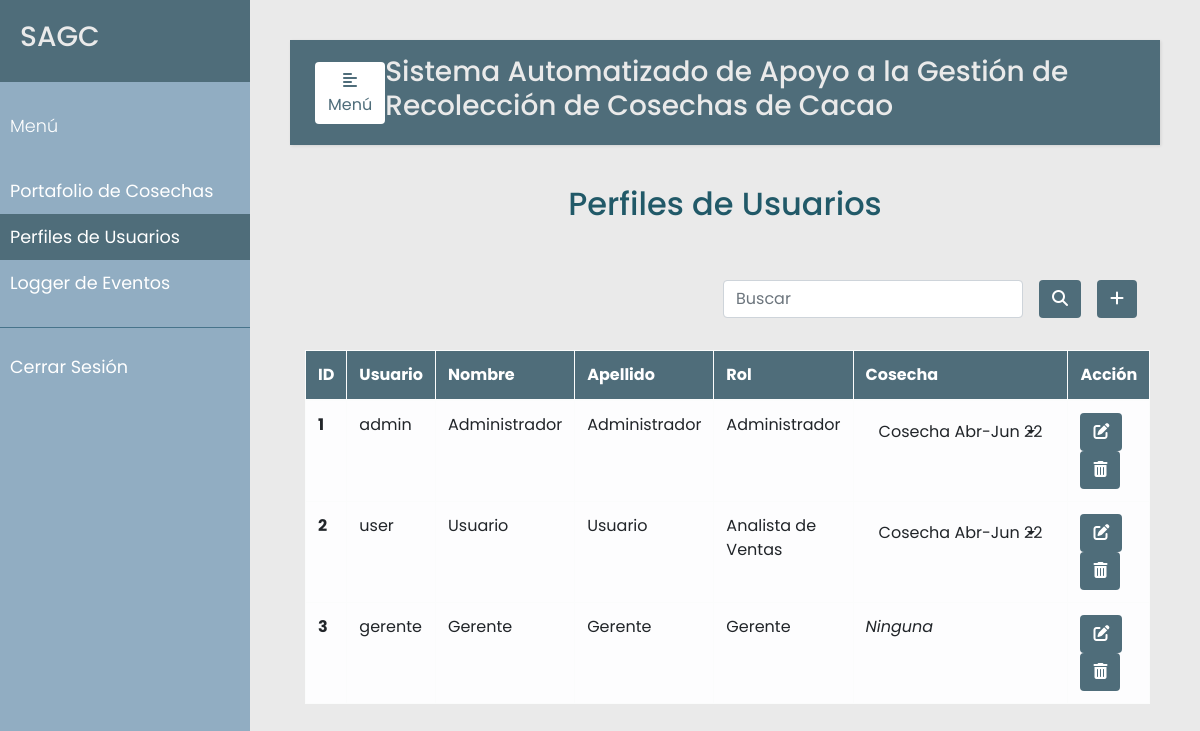
Screenshot of /perfiles (signed in) with the database file from the repository.
### src/models.py (models this page shows, shortened)
class Usuario(db.Model):
    __tablename__ = 'usuarios'
    id = db.Column(db.Integer, primary_key=True)
    nombre_usuario = db.Column(db.String(20), nullable=False, unique=True)
    nombre = db.Column(db.String(30), nullable=False)
    apellido = db.Column(db.String(30), nullable=False)
    password = db.Column(db.String(80), nullable=False)
    rol = db.Column(db.Integer, db.ForeignKey('rols.id'), nullable=False)
    cosechas = db.relationship('Cosecha', secondary=user_cosecha, backref='usuarios', lazy=True)

class Rol(db.Model):
    __tablename__ = 'rols'
    id = db.Column(db.Integer, primary_key=True)
    nombre = db.Column(db.String(120), nullable=False, unique=True)
    user = db.relationship('Usuario', backref='rols', lazy=True)

class Cosecha(db.Model):
    __tablename__ = 'cosechas'
    id = db.Column(db.Integer, primary_key=True)
    descripcion = db.Column(db.String(120), unique=True)
    inicio = db.Column(db.DateTime, nullable=False)
    cierre = db.Column(db.DateTime, nullable=False)
    estado = db.Column(db.Boolean, default=True)
    compras = db.relationship('Compra', backref='cosechas')
    financias = db.relationship('Financia', backref='cosechas')

### src/perfiles.py (the view, shortened to what this page needs)
@app.route("/perfiles", methods=['GET', 'POST'])
@login_required
@admin_only
def perfiles():
    error=None
    usuarios = Usuario.query.all()
    cosechas = Cosecha.query.all()
    rols = Rol.query.all()
    return render_template("perfiles.html", error=error, usuarios=usuarios, rols=rols, cosechas=cosechas)

### src/decoradores.py (called while the page is built)
def login_required(f):
    @wraps(f)
    def wrap(*args, **kwargs):
        if 'logged_in' in session:
            return f(*args, **kwargs)
        else:
            flash('Necesitas iniciar sesión primero')
            return redirect(url_for('login'))
    return wrap

def admin_only(f):
    @wraps(f)
    def wrap(*args, **kwargs):
        if 'rol_admin' in session and session['rol_admin'] == True:
            return f(*args, **kwargs)
        else:
            flash("Debes ser administrador para ver 'Perfiles de Usuarios'.")
            return redirect(url_for('recolector'))
    return wrap

### templates/perfiles.html (shortened to what this page needs)
{% extends "base.html" %}
{% set active_page = "perfiles" %}
{% block content %}
    <div class="container h-100">
        <p class="text-center h2 fw-bold mb-5 mx-1 mx-md-4 mt-4">Perfiles de Usuarios</p>
        <div class="d-flex flex-row-reverse bd-highlight">
            <div class="p-2 bd-highlight">
              <button type="button" class="btn" style="color:#fff; background-color:#4F6D7A;" data-toggle="modal" data-target="#exampleModalLong">
                <i class="fa-solid fa-plus"></i>
              </button>
            </div>
            <div class="p-2 bd-highlight" style="display:flex; align-content: flex-end;">
              <form action='/perfiles/search' method="post" class="form-inline" style="justify-content: flex-end">
                <input class="form-control mr-3 w-75" type="text" placeholder="Buscar" aria-label="Buscar" name="search_perfil">
                <button type="submit" id="search_perfil" name="action-type" value="search" class="btn" style="color:#fff; background-color:#4F6D7A;">
                  <i class="fas fa-search" aria-hidden="true"></i>
                </button>
              </form>
            </div>
        </div>
        <br/>
        <table class="table table-bordered table-light table-hover">
          <thead>
            <tr>
              <th scope="col">ID</th>
              <th scope="col">Usuario</th>
              <th scope="col">Nombre</th>
              <th scope="col">Apellido</th>
              <th scope="col">Rol</th>
              <th scope="col">Cosecha</th>
              <th scope="col">Acción</th>
            </tr>
          </thead>
          <tbody>
            {% for u in usuarios %}
            <tr>
              <th scope="row">{{u.id}}</th>
              <td>{{u.nombre_usuario}}</td>
              <td>{{u.nombre}}</td>
              <td>{{u.apellido}}</td>
              <td>{{u.rols.nombre}}</td>
              <td>
                {% if u.cosechas|length > 0 %}
                  <div class="dropdown">
                    <button class="btn dropdown-toggle" type="button" id="dropdownMenuButton" data-toggle="dropdown" aria-haspopup="true" aria-expanded="false">
                      {{u.cosechas[0].descripcion}}
                    </button>
                  </div>
                {% else %}
                  <i>Ninguna</i>
                {% endif %}
              </td>
              <td>
                <button type="button" class="btn action" data-toggle="modal" data-target="#edit-modal-{{u.id}}">
                  <i class="fas fa-edit"></i>
                </button>
                <button type="button" class="btn action" data-toggle="modal" data-target="#delete-modal-{{u.id}}">
                  <i class="fas fa-trash-alt"></i>
                </button>
              </td>
            </tr>
            </div>
            {% endfor %}
{% endblock %}

### static/css/styles.css (style rules this page uses)
body { font-family: 'Poppins', sans-serif; background: #EAEAEA; }
p { font-family: 'Poppins', sans-serif; font-size: 1.1em; font-weight: 300; line-height: 1.7em; color: #215968; }
.dropdown-toggle::after { display: block; position: absolute; top: 50%; right: 20px; transform: translateY(-50%); }
.btn.action { color:#fff; background-color:#4F6D7A; }
thead { color:#fff; background-color:#4F6D7A; }

### rows the page displays
Usuario: id "1", nombre_usuario "admin", nombre "Administrador", apellido "Administrador", rols.nombre "Administrador", descripcion "Cosecha Abr-Jun 22"
Usuario: id "2", nombre_usuario "user", nombre "Usuario", apellido "Usuario", rols.nombre "Analista de Ventas", descripcion "Cosecha Abr-Jun 22"
Usuario: id "3", nombre_usuario "gerente", nombre "Gerente", apellido "Gerente", rols.nombre "Gerente", shows "Ninguna"
